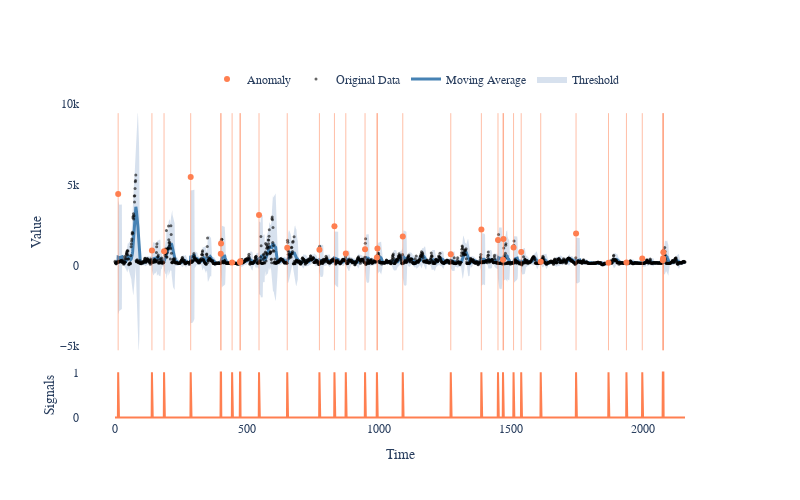

Notebook code cell kept with this figure:
### Markdown cell above
When we display the results you can see the new dataframe. The original dataset had only two columns, in this case: timstamp & value.

## **Plotting the Results**

There are two styles of plot: Interactive using Plotly, and static using MatPlotLib.

First, with **Plotly**:

### Code cell
anomDetector.interactive_plot(p_df, "value")

### Figure 1 — Plotly figure (JSON) as saved in the notebook; plotly's stock layout.template omitted (floating-point values rounded to 4 significant figures; data arrays with more than 128 entries replaced by an {"elided": "..."} marker saying what was removed)
{"data": [{"hovertemplate": "Upper Bound: %{y}", "line": {"color": "lightsteelblue", "width": 0}, "mode": "lines", "showlegend": false, "type": "scatter", "x": {"elided": "2162 int values"}, "y": {"elided": "2162 float values"}}, {"fill": "tonexty", "hovertemplate": "Lower Bound: %{y}", "line": {"color": "lightsteelblue", "width": 0}, "mode": "lines", "name": "Threshold", "type": "scatter", "x": {"elided": "2162 int values"}, "y": {"elided": "2162 float values"}}, {"hovertemplate": "Moving Average: %{y}", "line": {"color": "steelblue", "width": 3}, "mode": "lines", "name": "Moving Average", "type": "scatter", "x": {"elided": "2162 int values"}, "y": {"elided": "2162 float values"}}, {"hovertemplate": "Original Data: %{y}", "marker": {"color": "black", "opacity": 0.6, "size": 3}, "mode": "markers", "name": "Original Data", "type": "scatter", "x": {"elided": "2162 int values"}, "y": {"elided": "2162 int values"}}, {"hovertemplate": "+ Anomaly: %{y}", "marker": {"color": "coral", "size": 6}, "mode": "markers", "name": "Anomaly", "type": "scatter", "x": [12, 140, 186, 287, 401, 402, 444, 474, 475, 546, 653, 775, 832, 875, 948, 993, 995, 1091, 1273, 1389, 1452, 1471, 1473, 1511, 1540, 1614, 1748, 1871, 1939, 1999, 2077, 2078, 2079], "y": [4416, 915, 864, 5461, 715, 1351, 179, 182, 250, 3106, 1092, 962, 2409, 731, 1000, 483, 1047, 1777, 686, 2222, 1572, 339, 1634, 1102, 819, 227, 1960, 162, 179, 422, 315, 435, 809]}, {"hovertemplate": "- Anomaly: %{y}", "marker": {"color": "coral", "size": 6}, "mode": "markers", "showlegend": false, "type": "scatter", "x": [], "y": []}, {"hovertemplate": "Signal: %{y}", "marker": {"color": "coral"}, "mode": "lines", "showlegend": false, "type": "scatter", "x": {"elided": "2162 int values"}, "xaxis": "x4", "y": {"elided": "2162 int values"}, "yaxis": "y4"}], "layout": {"autosize": false, "font": {"family": "Monospace"}, "height": 500, "legend": {"orientation": "h", "x": 0.85, "xanchor": "right", "y": 1.02, "yanchor": "bottom"}, "plot_bgcolor": "white", "shapes": [{"line": {"color": "coral", "width": 1}, "opacity": 0.5, "type": "line", "x0": 12, "x1": 12, "y0": -5257.0, "y1": 9410.0}, {"line": {"color": "coral", "width": 1}, "opacity": 0.5, "type": "line", "x0": 140, "x1": 140, "y0": -5257.0, "y1": 9410.0}, {"line": {"color": "coral", "width": 1}, "opacity": 0.5, "type": "line", "x0": 186, "x1": 186, "y0": -5257.0, "y1": 9410.0}, {"line": {"color": "coral", "width": 1}, "opacity": 0.5, "type": "line", "x0": 287, "x1": 287, "y0": -5257.0, "y1": 9410.0}, {"line": {"color": "coral", "width": 1}, "opacity": 0.5, "type": "line", "x0": 401, "x1": 401, "y0": -5257.0, "y1": 9410.0}, {"line": {"color": "coral", "width": 1}, "opacity": 0.5, "type": "line", "x0": 402, "x1": 402, "y0": -5257.0, "y1": 9410.0}, {"line": {"color": "coral", "width": 1}, "opacity": 0.5, "type": "line", "x0": 444, "x1": 444, "y0": -5257.0, "y1": 9410.0}, {"line": {"color": "coral", "width": 1}, "opacity": 0.5, "type": "line", "x0": 474, "x1": 474, "y0": -5257.0, "y1": 9410.0}, {"line": {"color": "coral", "width": 1}, "opacity": 0.5, "type": "line", "x0": 475, "x1": 475, "y0": -5257.0, "y1": 9410.0}, {"line": {"color": "coral", "width": 1}, "opacity": 0.5, "type": "line", "x0": 546, "x1": 546, "y0": -5257.0, "y1": 9410.0}, {"line": {"color": "coral", "width": 1}, "opacity": 0.5, "type": "line", "x0": 653, "x1": 653, "y0": -5257.0, "y1": 9410.0}, {"line": {"color": "coral", "width": 1}, "opacity": 0.5, "type": "line", "x0": 775, "x1": 775, "y0": -5257.0, "y1": 9410.0}, {"line": {"color": "coral", "width": 1}, "opacity": 0.5, "type": "line", "x0": 832, "x1": 832, "y0": -5257.0, "y1": 9410.0}, {"line": {"color": "coral", "width": 1}, "opacity": 0.5, "type": "line", "x0": 875, "x1": 875, "y0": -5257.0, "y1": 9410.0}, {"line": {"color": "coral", "width": 1}, "opacity": 0.5, "type": "line", "x0": 948, "x1": 948, "y0": -5257.0, "y1": 9410.0}, {"line": {"color": "coral", "width": 1}, "opacity": 0.5, "type": "line", "x0": 993, "x1": 993, "y0": -5257.0, "y1": 9410.0}, {"line": {"color": "coral", "width": 1}, "opacity": 0.5, "type": "line", "x0": 995, "x1": 995, "y0": -5257.0, "y1": 9410.0}, {"line": {"color": "coral", "width": 1}, "opacity": 0.5, "type": "line", "x0": 1091, "x1": 1091, "y0": -5257.0, "y1": 9410.0}, {"line": {"color": "coral", "width": 1}, "opacity": 0.5, "type": "line", "x0": 1273, "x1": 1273, "y0": -5257.0, "y1": 9410.0}, {"line": {"color": "coral", "width": 1}, "opacity": 0.5, "type": "line", "x0": 1389, "x1": 1389, "y0": -5257.0, "y1": 9410.0}, {"line": {"color": "coral", "width": 1}, "opacity": 0.5, "type": "line", "x0": 1452, "x1": 1452, "y0": -5257.0, "y1": 9410.0}, {"line": {"color": "coral", "width": 1}, "opacity": 0.5, "type": "line", "x0": 1471, "x1": 1471, "y0": -5257.0, "y1": 9410.0}, {"line": {"color": "coral", "width": 1}, "opacity": 0.5, "type": "line", "x0": 1473, "x1": 1473, "y0": -5257.0, "y1": 9410.0}, {"line": {"color": "coral", "width": 1}, "opacity": 0.5, "type": "line", "x0": 1511, "x1": 1511, "y0": -5257.0, "y1": 9410.0}, {"line": {"color": "coral", "width": 1}, "opacity": 0.5, "type": "line", "x0": 1540, "x1": 1540, "y0": -5257.0, "y1": 9410.0}, {"line": {"color": "coral", "width": 1}, "opacity": 0.5, "type": "line", "x0": 1614, "x1": 1614, "y0": -5257.0, "y1": 9410.0}, {"line": {"color": "coral", "width": 1}, "opacity": 0.5, "type": "line", "x0": 1748, "x1": 1748, "y0": -5257.0, "y1": 9410.0}, {"line": {"color": "coral", "width": 1}, "opacity": 0.5, "type": "line", "x0": 1871, "x1": 1871, "y0": -5257.0, "y1": 9410.0}, {"line": {"color": "coral", "width": 1}, "opacity": 0.5, "type": "line", "x0": 1939, "x1": 1939, "y0": -5257.0, "y1": 9410.0}, {"line": {"color": "coral", "width": 1}, "opacity": 0.5, "type": "line", "x0": 1999, "x1": 1999, "y0": -5257.0, "y1": 9410.0}, {"line": {"color": "coral", "width": 1}, "opacity": 0.5, "type": "line", "x0": 2077, "x1": 2077, "y0": -5257.0, "y1": 9410.0}, {"line": {"color": "coral", "width": 1}, "opacity": 0.5, "type": "line", "x0": 2078, "x1": 2078, "y0": -5257.0, "y1": 9410.0}, {"line": {"color": "coral", "width": 1}, "opacity": 0.5, "type": "line", "x0": 2079, "x1": 2079, "y0": -5257.0, "y1": 9410.0}], "showlegend": true, "width": 800, "xaxis": {"anchor": "y", "autorange": true, "domain": [0, 1], "matches": "x4", "range": [-132.7, 2294.0], "showspikes": true, "showticklabels": false, "spikecolor": "gray", "spikemode": "across", "spikesnap": "cursor", "spikethickness": 1, "type": "linear"}, "xaxis2": {"anchor": "y2", "domain": [0, 1], "matches": "x4", "showspikes": true, "showticklabels": false, "spikecolor": "gray", "spikemode": "across", "spikesnap": "cursor", "spikethickness": 1}, "xaxis3": {"anchor": "y3", "domain": [0, 1], "matches": "x4", "showspikes": true, "showticklabels": false, "spikecolor": "gray", "spikemode": "across", "spikesnap": "cursor", "spikethickness": 1}, "xaxis4": {"anchor": "y4", "autorange": true, "domain": [0, 1], "range": [-132.7, 2294.0], "showspikes": true, "spikecolor": "gray", "spikemode": "across", "spikesnap": "cursor", "spikethickness": 1, "title": {"text": "Time"}, "type": "linear"}, "yaxis": {"anchor": "x", "autorange": true, "domain": [0.1767, 1], "range": [-6072.0, 10220.0], "showspikes": true, "spikecolor": "gray", "spikethickness": 1, "title": {"text": "Value"}, "type": "linear"}, "yaxis2": {"anchor": "x2", "domain": [0.3533, 0.51], "showspikes": true, "spikecolor": "gray", "spikethickness": 1}, "yaxis3": {"anchor": "x3", "domain": [0.1767, 0.3333], "showspikes": true, "spikecolor": "gray", "spikethickness": 1}, "yaxis4": {"anchor": "x4", "autorange": true, "domain": [0, 0.1567], "range": [-0.05556, 1.056], "showspikes": true, "spikecolor": "gray", "spikethickness": 1, "tickvals": [1, 0, -1], "title": {"text": "Signals"}, "type": "linear"}}}
